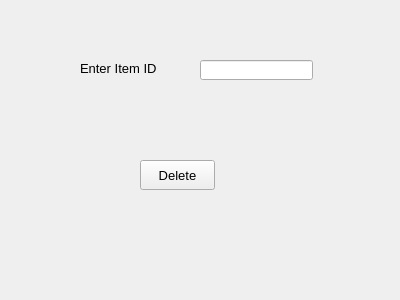
<?xml version="1.0" encoding="UTF-8"?>
<ui version="4.0">
 <class>DeleteItem</class>
 <widget class="QWidget" name="DeleteItem">
  <property name="geometry">
   <rect>
    <x>0</x>
    <y>0</y>
    <width>400</width>
    <height>300</height>
   </rect>
  </property>
  <property name="windowTitle">
   <string>Form</string>
  </property>
  <widget class="QLabel" name="label">
   <property name="geometry">
    <rect>
     <x>80</x>
     <y>60</y>
     <width>121</width>
     <height>16</height>
    </rect>
   </property>
   <property name="font">
    <font>
     <pointsize>10</pointsize>
    </font>
   </property>
   <property name="text">
    <string>Enter Item ID</string>
   </property>
  </widget>
  <widget class="QPushButton" name="pushButton">
   <property name="geometry">
    <rect>
     <x>140</x>
     <y>160</y>
     <width>75</width>
     <height>30</height>
    </rect>
   </property>
   <property name="font">
    <font>
     <pointsize>10</pointsize>
    </font>
   </property>
   <property name="text">
    <string>Delete</string>
   </property>
  </widget>
  <widget class="QLineEdit" name="txtId">
   <property name="geometry">
    <rect>
     <x>200</x>
     <y>60</y>
     <width>113</width>
     <height>20</height>
    </rect>
   </property>
   <property name="font">
    <font>
     <pointsize>10</pointsize>
    </font>
   </property>
  </widget>
  <widget class="QLabel" name="lblInfo">
   <property name="geometry">
    <rect>
     <x>70</x>
     <y>130</y>
     <width>271</width>
     <height>20</height>
    </rect>
   </property>
   <property name="text">
    <string/>
   </property>
  </widget>
 </widget>
 <resources/>
 <connections/>
</ui>
